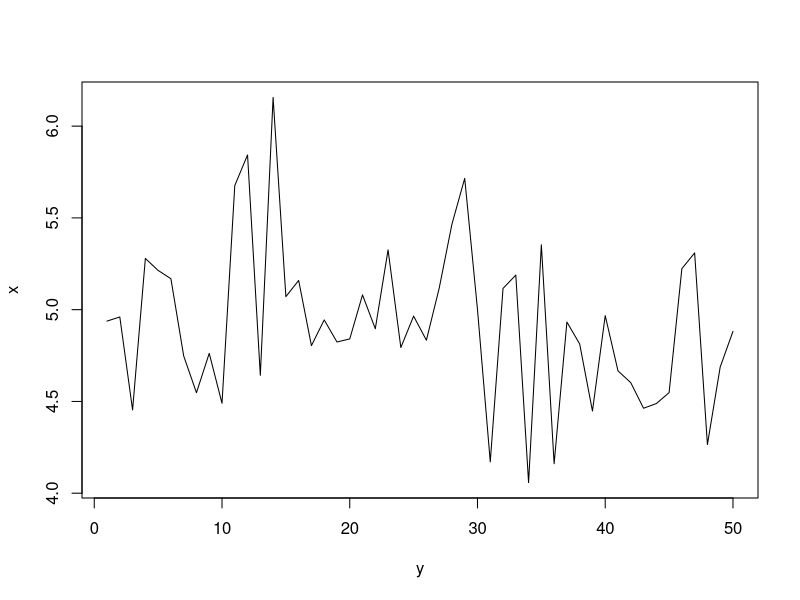

Source code (R):
# Pretend this is the master script for an RSS plot.
# Please fork this repo and make a change to this script
# Submit a pull request to me

# Changes from 0323
x<-rnorm(50,5,.5)
y<-seq(1,50,1)
plot(y,x,type="l")

#Amber test SSH 12/30/2020
